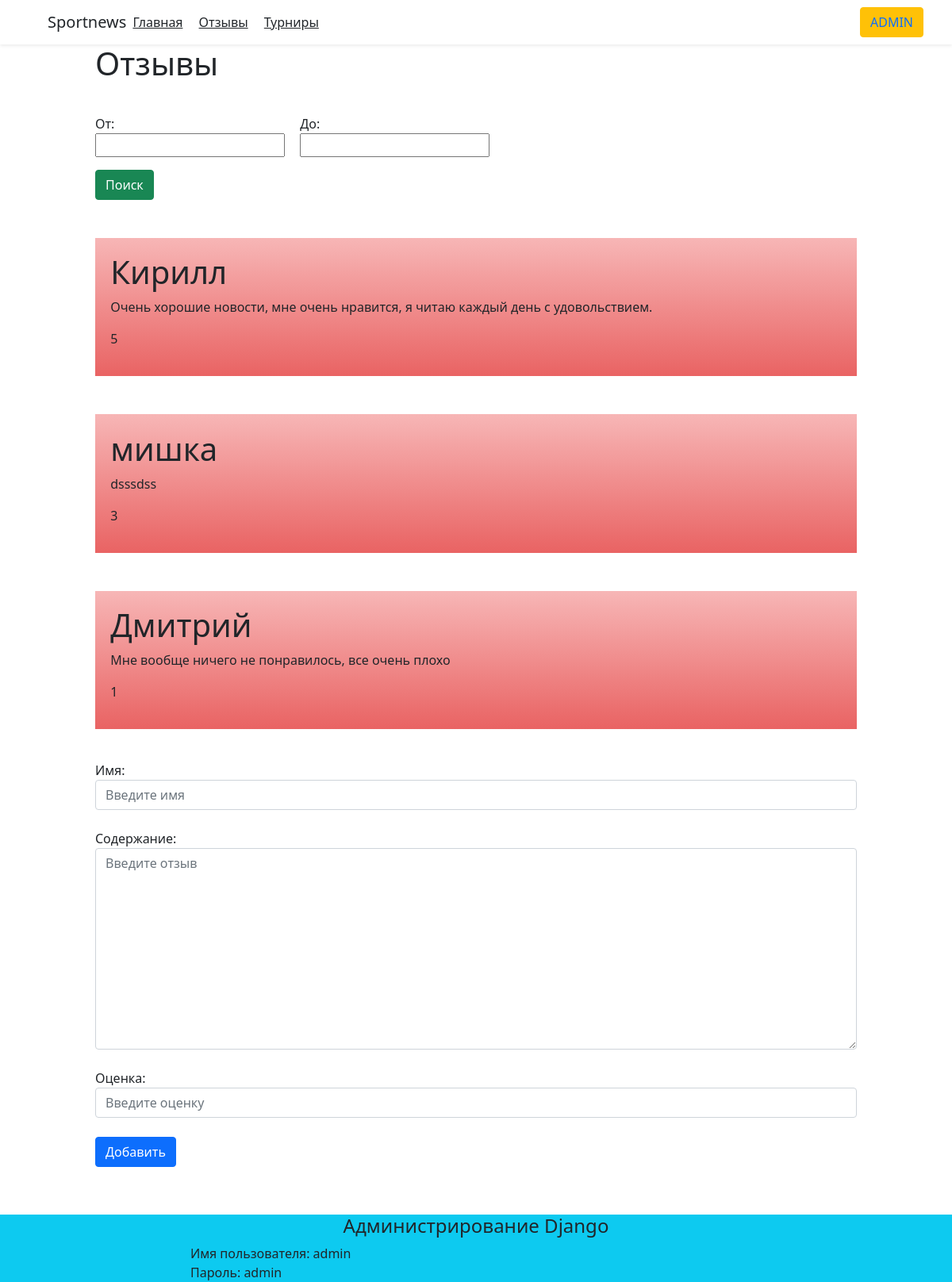
Screenshot of /review with the database file from the repository.
### main/models.py (models this page shows, shortened)
class Review(models.Model):
    name = models.CharField(verbose_name='Имя', max_length=50)
    content = models.TextField(verbose_name='Содержание')
    score = models.IntegerField(verbose_name='Оценка', validators=[MinValueValidator(1),MaxValueValidator(5)] )
    class Meta:
        verbose_name = 'Отзыв'
        verbose_name_plural = 'Отзывы'

### main/views.py (the view)
# urls.py: path('review', views.review),
def review(request):
    form = ReviewForm()
    review = Review.objects.order_by('-score') #считывание отзывов
    formsort = ScoreFilter(request.GET) #форма фильтра отзывов
    if formsort.is_valid():
        if formsort.cleaned_data['score_min']:
            review = review.filter(score__gte=formsort.cleaned_data['score_min'])
        if formsort.cleaned_data['score_max']:
            review = review.filter(score__lte=formsort.cleaned_data['score_max'])
    error = ''
    if request.method == 'POST':
        form = ReviewForm(request.POST)
        if form.is_valid():
            form.save()
        else:
            error="Форма не валидна"
    return render(request, 'main/review.html', {'review': review, 'form':form, 'formsort': formsort})

### main/forms.py
class ReviewForm(ModelForm):
    class Meta:
        model = Review
        fields = ["name", "content", "score"]
        widgets = {
            "name": TextInput(attrs={
                'id': 'name',
                'class': 'form-control',
                'placeholder': 'Введите имя'
            }),
            "content": Textarea(attrs={
                'id': 'content',
                'class': 'form-control',
                'placeholder': 'Введите отзыв'
            }),
            "score": NumberInput(attrs={
                'id': 'score',
                'class': 'form-control',
                'placeholder': 'Введите оценку'
            })
        }

class ScoreFilter(forms.Form):
    score_min = forms.IntegerField(label="От", required=False)
    score_max = forms.IntegerField(label="До", required=False)

### main/templates/main/review.html (shortened to what this page needs)
{% extends 'main/base.html' %}
{% block body %}
    <h1>Отзывы</h1>
    <div>
        <form action="" method="get">
            <div style="margin-top: 5vh; display: grid; grid-template-columns: repeat(4, 1fr); grid-gap: 2%">
                {{formsort.as_p}}
            </div>
            <input type="submit" value="Поиск" class="btn btn-success">
        </form>
    </div>
    {% for el in review %}
        <div style="background: linear-gradient(to bottom, rgb(247, 182, 182), rgb(233, 99, 99)) ; padding:2% ;width: 100%; margin-top: 5%;">
            <h1>{{el.name}}</h1>
            <p>{{el.content}}</p>
            <p>{{el.score}}</p>
        </div>
    {% endfor %}
    <form method="post" style="margin-top: 5vh;">
        <label for="name">Имя:</label>
        {{form.name}}<br>
        <label for="content">Содержание:</label>
        {{form.content}}<br>
        <label for="score">Оценка:</label>
        {{form.score}}<br>
        <button type="submit" class="btn btn-primary">Добавить</button>
    </form>
{% endblock %}

### rows the page displays
Review: name "Кирилл", content "Очень хорошие новости, мне очень нравится, я читаю каждый день с удовольствием.", score "5"
Review: name "мишка", content "dsssdss", score "3"
Review: name "Дмитрий", content "Мне вообще ничего не понравилось, все очень плохо", score "1"
